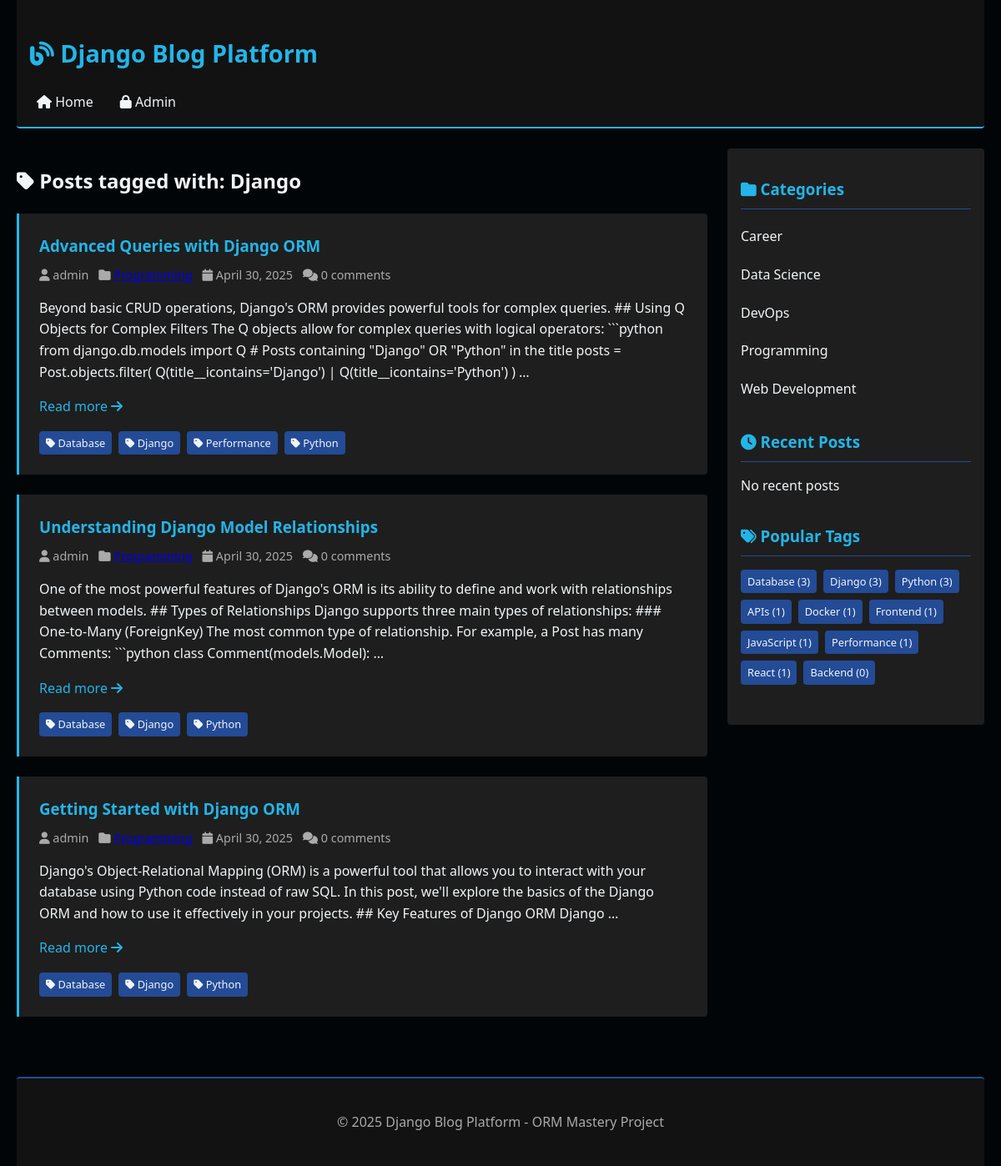
The page /tag/django/ on the database its author committed.
### blog/models.py (models this page shows, shortened)
class Tag(models.Model):
    name = models.CharField(max_length=50)
    slug = models.SlugField(unique=True)
    class Meta:
        ordering = ['name']

class Post(models.Model):
    STATUS_CHOICES = (
        ('draft', 'Draft'),
        ('published', 'Published'),
    )
    title = models.CharField(max_length=200)
    slug = models.SlugField(unique=True, max_length=200)
    content = models.TextField()
    featured_image = models.ImageField(upload_to='posts/', blank=True)
    created_at = models.DateTimeField(auto_now_add=True)
    updated_at = models.DateTimeField(auto_now=True)
    published_at = models.DateTimeField(null=True, blank=True)
    status = models.CharField(max_length=10, choices=STATUS_CHOICES, default='draft')
    author = models.ForeignKey(User, on_delete=models.CASCADE, related_name='posts')
    category = models.ForeignKey(Category, on_delete=models.CASCADE, related_name='posts')
    tags = models.ManyToManyField(Tag, related_name='posts', blank=True)
    class Meta:
        ordering = ['-created_at']
        indexes = [
            models.Index(fields=['-created_at']),
        ]
    objects = models.Manager()  # Default manager
    blog_objects = PostManager()  # Custom manager

class Category(models.Model):
    name = models.CharField(max_length=100)
    slug = models.SlugField(unique=True)
    description = models.TextField(blank=True)
    class Meta:
        verbose_name_plural = "categories"
        ordering = ['name']

### blog/views.py (the view)
# urls.py: path('tag/<slug:slug>/', views.TagPostListView.as_view(), name='tag_detail'),
class TagPostListView(ListView):
    model = Post
    template_name = 'blog/tag_posts.html'
    context_object_name = 'posts'
    paginate_by = 5
    def get_queryset(self):
        self.tag = Tag.objects.get(slug=self.kwargs['slug'])
        return Post.blog_objects.by_tag(self.tag.slug)
    def get_context_data(self, **kwargs):
        context = super().get_context_data(**kwargs)
        context['tag'] = self.tag
        context['categories'] = Category.objects.all()
        context['tags'] = Tag.objects.annotate(
            posts_count=Count('posts')
        ).order_by('-posts_count')[:10]
        return context

### blog/managers.py (called while the page is built)
    def published(self):
        return self.filter(
            status='published',
            published_at__lte=timezone.now()
        )

    def by_tag(self, tag_slug):
        return self.published().filter(tags__slug=tag_slug).distinct()

### blog/templates/blog/tag_posts.html (shortened to what this page needs)
{% extends "blog/base.html" %}
{% block content %}
    <h2><i class="fas fa-tag"></i> Posts tagged with: {{ tag.name }}</h2>
    {% for post in posts %}
        <article class="post">
            <h3 class="post__title">
                <a href="{% url 'blog:post_detail' post.slug %}" class="post__link">{{ post.title }}</a>
            </h3>
            <div class="post__meta">
                <span><i class="fas fa-user"></i> {{ post.author.username }}</span>
                <span><i class="fas fa-folder"></i> <a href="{% url 'blog:category_detail' post.category.slug %}">{{ post.category.name }}</a></span>
                <span><i class="fas fa-calendar"></i> {{ post.created_at|date:"F j, Y" }}</span>
                <span><i class="fas fa-comments"></i> {{ post.comments.count }} comments</span>
            </div>
            <div class="post__content">
                {{ post.content|truncatewords:50|linebreaks }}
                <a href="{% url 'blog:post_detail' post.slug %}" class="post__link">Read more <i class="fas fa-arrow-right"></i></a>
            </div>
            {% if post.tags.all %}
                <div class="post__tags">
                    {% for tag in post.tags.all %}
                        <a href="{% url 'blog:tag_detail' tag.slug %}" class="tag">
                            <i class="fas fa-tag"></i> {{ tag.name }}
                        </a>
                    {% endfor %}
                </div>
            {% endif %}
        </article>
    {% empty %}
        <div class="post">
            <p><i class="fas fa-info-circle"></i> No posts available with this tag yet.</p>
        </div>
    {% endfor %}
{% endblock %}

### blog/templates/blog/base.html (shortened to what this page needs)
<!DOCTYPE html>
<html lang="en">
<head>
    <link rel="stylesheet" href="https://cdnjs.cloudflare.com/ajax/libs/font-awesome/6.4.0/css/all.min.css">
    <link rel="stylesheet" href="/static/css/style.css">
</head>
<body>
    <header class="header">
        <h1><a href="{% url 'blog:post_list' %}" class="header__title">
            <i class="fas fa-blog"></i> Django Blog Platform
        </a></h1>
        <nav class="header__nav">
            <ul class="header__nav-list">
                <li><a href="{% url 'blog:post_list' %}" class="header__nav-link">
                    <i class="fas fa-home"></i> Home
                </a></li>
                <li><a href="{% url 'admin:index' %}" class="header__nav-link">
                    <i class="fas fa-lock"></i> Admin
                </a></li>
            </ul>
        </nav>
    </header>
    <div class="layout">
        <main class="layout__main">
            {% block content %}{% endblock %}
        </main>
        <aside class="layout__sidebar">
            <section class="sidebar__section">
                <h3 class="sidebar__title">
                    <i class="fas fa-folder"></i> Categories
                </h3>
                <ul class="sidebar__list">
                    {% for category in categories %}
                        <li class="sidebar__item">
                            <a href="{% url 'blog:category_detail' category.slug %}" class="sidebar__link">
                                {{ category.name }} {% if category.posts_count %}({{ category.posts_count }}){% endif %}
                            </a>
                        </li>
                    {% empty %}
                        <li class="sidebar__item">No categories available</li>
                    {% endfor %}
                </ul>
            </section>
            <section class="sidebar__section">
                <h3 class="sidebar__title">
                    <i class="fas fa-clock"></i> Recent Posts
                </h3>
                <ul class="sidebar__list">
                    {% for post in recent_posts %}
                        <li class="sidebar__item">
                            <a href="{% url 'blog:post_detail' post.slug %}" class="sidebar__link">
                                {{ post.title }}
                            </a>
                        </li>
                    {% empty %}
                        <li class="sidebar__item">No recent posts</li>
                    {% endfor %}
                </ul>
            </section>
            <section class="sidebar__section">
                <h3 class="sidebar__title">
                    <i class="fas fa-tags"></i> Popular Tags
                </h3>
                <div class="post__tags">
                    {% for tag in tags %}
                        <a href="{% url 'blog:tag_detail' tag.slug %}" class="tag">
                            {{ tag.name }} ({{ tag.posts_count }})
                        </a>
                    {% empty %}
                        <p>No tags available</p>
                    {% endfor %}
                </div>
            </section>
        </aside>
    </div>
    <footer class="footer">
        <p>&copy; {% now "Y" %} Django Blog Platform - ORM Mastery Project</p>
    </footer>
</body>
</html>

### blog/static/css/style.css (style rules this page uses)
:root { --color-primary: #23B5E8; --color-secondary: #234B96; --color-success: #23B58B; --color-warning: #E8B523; --color-danger: #E23B58; --color-black: #010508; --color-white: #F1F5F8; }
body { font-family: 'Segoe UI', Tahoma, Geneva, Verdana, sans-serif; line-height: 1.6; color: var(--color-white); background-color: var(--color-black); max-width: 1200px; margin: 0 auto; padding: 0 20px; }
.header { background-color: #121212; padding: 1rem; margin-bottom: 1.5rem; border-bottom: 2px solid var(--color-primary); border-radius: 0 0 4px 4px; }
.header__title { color: var(--color-primary); text-decoration: none; font-size: 1.8rem; }
.header__nav { margin-top: 0.5rem; }
.header__nav-list { display: flex; list-style: none; padding: 0; margin: 0; gap: 1rem; }
.header__nav-link { color: var(--color-white); text-decoration: none; padding: 0.5rem; border-radius: 4px; transition: all 0.3s ease; }
.layout { display: flex; flex-wrap: wrap; gap: 1.5rem; }
.layout__main { flex: 3; min-width: 60%; }
.layout__sidebar { flex: 1; min-width: 250px; background-color: #1E1E1E; padding: 1rem; border-radius: 4px; align-self: flex-start; }
.post { background-color: #1E1E1E; border-left: 3px solid var(--color-primary); padding: 1.5rem; margin-bottom: 1.5rem; border-radius: 0 4px 4px 0; transition: transform 0.3s ease, box-shadow 0.3s ease; }
.post__title { color: var(--color-primary); margin-top: 0; margin-bottom: 0.5rem; }
.post__link { color: var(--color-primary); text-decoration: none; }
.post__meta { color: #AAAAAA; font-size: 0.9rem; margin-bottom: 1rem; display: flex; flex-wrap: wrap; gap: 0.75rem; }
.post__content { margin-top: 1rem; }
.post__tags { margin-top: 1rem; display: flex; flex-wrap: wrap; gap: 0.5rem; }
.tag { background-color: var(--color-secondary); color: var(--color-white); padding: 0.25rem 0.5rem; border-radius: 4px; font-size: 0.8rem; text-decoration: none; transition: all 0.3s ease; }
.sidebar__section { margin-bottom: 2rem; }
.sidebar__title { color: var(--color-primary); border-bottom: 1px solid var(--color-secondary); padding-bottom: 0.5rem; margin-bottom: 1rem; }
.sidebar__list { list-style: none; padding: 0; }
.sidebar__item { margin-bottom: 0.75rem; }
.sidebar__link { color: var(--color-white); text-decoration: none; padding: 0.25rem 0; display: block; transition: all 0.3s ease; }
.footer { background-color: #121212; color: #AAAAAA; padding: 1.5rem; margin-top: 3rem; text-align: center; border-top: 2px solid var(--color-secondary); border-radius: 4px 4px 0 0; }

### rows shown on the page
Tag: name "Django", posts_count "3"
Post: title "Advanced Queries with Django ORM", author.username "admin", created_at "April 30, 2025", comments.count "0", content "Beyond basic CRUD operations, Django's ORM provides powerful tools for complex queries. ## Using Q Objects for Complex Filters The Q objects allow for complex queries with logical operators: ```python from django.db.models import Q # Posts containing \"Django\" OR \"Python\" in the title posts = Post.objects.filter( Q(title__icontains='Django') | Q(title__icontains='Python') ) …"
Tag: name "Database", posts_count "3"
Tag: name "Performance", posts_count "1"
Tag: name "Python", posts_count "3"
Post: title "Understanding Django Model Relationships", author.username "admin", created_at "April 30, 2025", comments.count "0", content "One of the most powerful features of Django's ORM is its ability to define and work with relationships between models. ## Types of Relationships Django supports three main types of relationships: ### One-to-Many (ForeignKey) The most common type of relationship. For example, a Post has many Comments: ```python class Comment(models.Model): …"
Post: title "Getting Started with Django ORM", author.username "admin", created_at "April 30, 2025", comments.count "0", content "Django's Object-Relational Mapping (ORM) is a powerful tool that allows you to interact with your database using Python code instead of raw SQL. In this post, we'll explore the basics of the Django ORM and how to use it effectively in your projects. ## Key Features of Django ORM Django …"
Category: name "Career"
Category: name "Data Science"
Category: name "DevOps"
Category: name "Programming"
Category: name "Web Development"
Tag: name "APIs", posts_count "1"
Tag: name "Docker", posts_count "1"
Tag: name "Frontend", posts_count "1"
Tag: name "JavaScript", posts_count "1"
Tag: name "React", posts_count "1"
Tag: name "Backend", posts_count "0"
